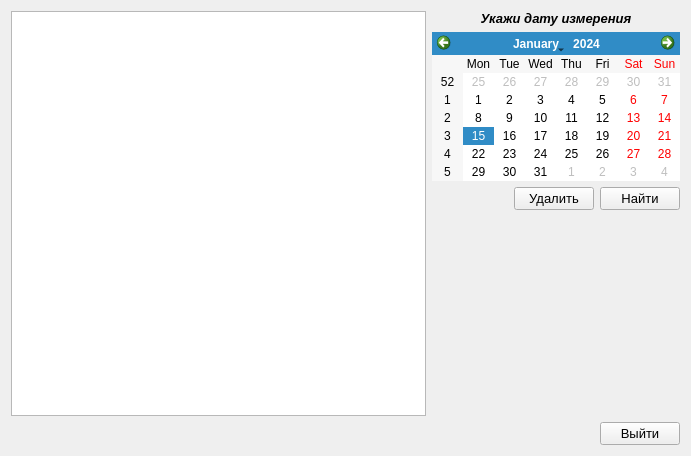
<?xml version="1.0" encoding="UTF-8"?>
<ui version="4.0">
 <class>DeletingRecords</class>
 <widget class="QDialog" name="DeletingRecords">
  <property name="geometry">
   <rect>
    <x>0</x>
    <y>0</y>
    <width>691</width>
    <height>456</height>
   </rect>
  </property>
  <property name="windowTitle">
   <string>Dialog</string>
  </property>
  <layout class="QGridLayout" name="gridLayout">
   <item row="0" column="1" colspan="3">
    <layout class="QVBoxLayout" name="verticalLayout">
     <property name="sizeConstraint">
      <enum>QLayout::SetDefaultConstraint</enum>
     </property>
     <item>
      <widget class="QLabel" name="label">
       <property name="font">
        <font>
         <pointsize>10</pointsize>
         <italic>true</italic>
         <bold>true</bold>
        </font>
       </property>
       <property name="text">
        <string>Укажи дату измерения</string>
       </property>
       <property name="alignment">
        <set>Qt::AlignCenter</set>
       </property>
      </widget>
     </item>
     <item>
      <widget class="QCalendarWidget" name="calendarWidget">
       <property name="sizePolicy">
        <sizepolicy hsizetype="Fixed" vsizetype="Fixed">
         <horstretch>0</horstretch>
         <verstretch>0</verstretch>
        </sizepolicy>
       </property>
      </widget>
     </item>
    </layout>
   </item>
   <item row="0" column="0" rowspan="3">
    <widget class="QTableView" name="tableView"/>
   </item>
   <item row="2" column="3">
    <spacer name="verticalSpacer">
     <property name="orientation">
      <enum>Qt::Vertical</enum>
     </property>
     <property name="sizeHint" stdset="0">
      <size>
       <width>20</width>
       <height>179</height>
      </size>
     </property>
    </spacer>
   </item>
   <item row="1" column="2">
    <widget class="QPushButton" name="deleteButton">
     <property name="font">
      <font>
       <pointsize>10</pointsize>
      </font>
     </property>
     <property name="text">
      <string>Удалить</string>
     </property>
     <property name="autoDefault">
      <bool>false</bool>
     </property>
    </widget>
   </item>
   <item row="1" column="3">
    <widget class="QPushButton" name="searchButton">
     <property name="font">
      <font>
       <pointsize>10</pointsize>
      </font>
     </property>
     <property name="text">
      <string>Найти</string>
     </property>
     <property name="autoDefault">
      <bool>false</bool>
     </property>
    </widget>
   </item>
   <item row="3" column="3">
    <widget class="QPushButton" name="pushButton">
     <property name="font">
      <font>
       <pointsize>10</pointsize>
       <stylestrategy>PreferDefault</stylestrategy>
      </font>
     </property>
     <property name="text">
      <string>Выйти</string>
     </property>
     <property name="autoDefault">
      <bool>false</bool>
     </property>
    </widget>
   </item>
  </layout>
 </widget>
 <resources/>
 <connections/>
</ui>
